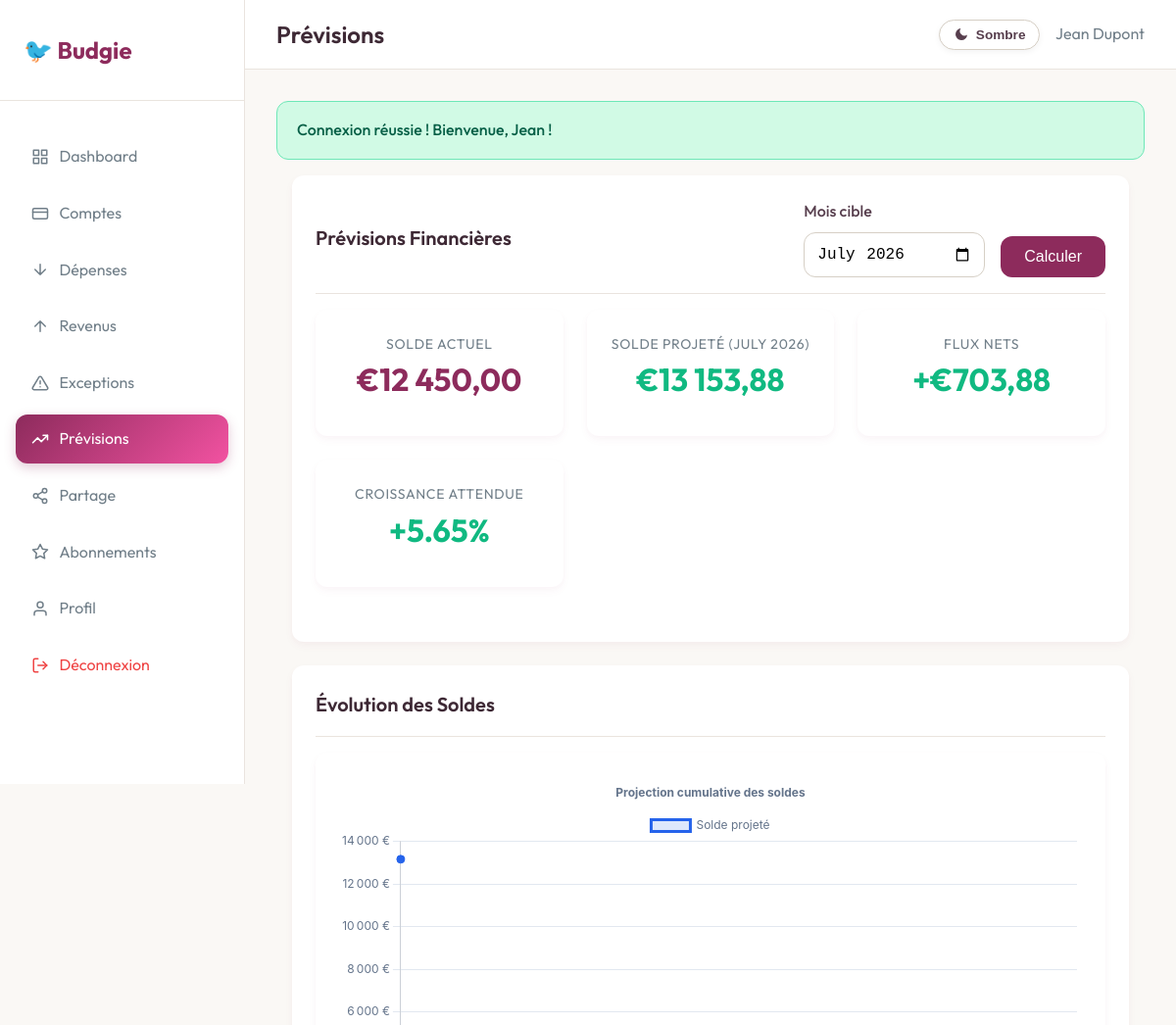
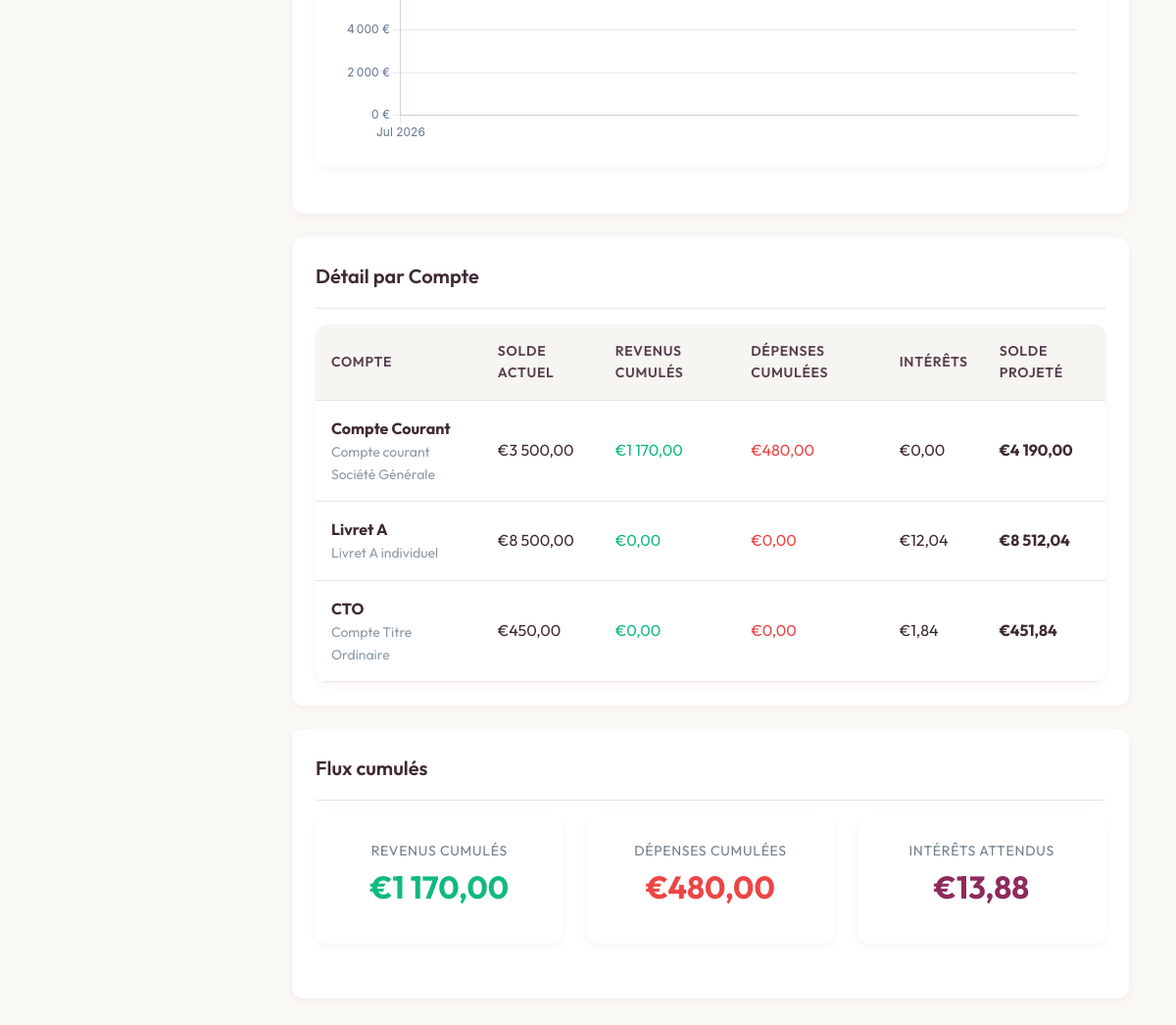
Page /public/forecasts.php (signed in) on the committed database (2 pictures, top to bottom).
### tables this page shows
CREATE TABLE accounts (
    id INT PRIMARY KEY AUTO_INCREMENT,
    user_id INT NOT NULL,
    name VARCHAR(100) NOT NULL,
    description TEXT,
    balance DECIMAL(15,2) DEFAULT 0.00,
    interest_rate DECIMAL(5,2) DEFAULT 0.00,
    tax_rate DECIMAL(5,2) DEFAULT 0.00,
    created_at TIMESTAMP DEFAULT CURRENT_TIMESTAMP,
    updated_at TIMESTAMP DEFAULT CURRENT_TIMESTAMP ON UPDATE CURRENT_TIMESTAMP,
    deleted_at TIMESTAMP NULL DEFAULT NULL,
    FOREIGN KEY (user_id) REFERENCES users(id) ON DELETE CASCADE
);

### public/forecasts.php (the view, shortened to what the rows shown need)
<?php
require_once SRC_PATH . '/services/ForecastService.php';
$selectedMonth = $_GET['target_month'] ?? date('Y-m');
$targetDate = DateTime::createFromFormat('Y-m', $selectedMonth);
$forecastService = new ForecastService((int) $_SESSION['user_id']);
$forecastData = $forecastService->buildForecast(clone $targetDate);
$accountForecasts = $forecastData['accounts'];
$chartData = $forecastData['chart'];
$chartPayload = json_encode($chartData, JSON_UNESCAPED_UNICODE | JSON_HEX_TAG | JSON_HEX_AMP | JSON_HEX_QUOT);
include SRC_PATH . '/includes/header.php';
?>
<div class="container">
    <?php if (!empty($accountForecasts)): ?>
                <script>
                    window.forecastChartData = <?php echo $chartPayload; ?>;
                </script>
        <div class="card">
            <div class="table-container">
                <table class="table">
                    <thead>
                        <tr>
                            <th>Compte</th>
                            <th>Solde actuel</th>
                            <th>Revenus cumulés</th>
                            <th>Dépenses cumulées</th>
                            <th>Intérêts</th>
                            <th>Solde projeté</th>
                        </tr>
                    </thead>
                    <tbody>
                        <?php foreach ($accountForecasts as $item): ?>
                            <?php
                                $account = $item['account'];
                                $income = $item['total_income'];
                                $expense = $item['total_expense'];
                            ?>
                            <tr>
                                <td>
                                    <strong><?php echo htmlspecialchars($account['name']); ?></strong>
                                    <div class="text-muted" style="font-size: 0.875rem;"><?php echo htmlspecialchars($account['description'] ?? ''); ?></div>
                                </td>
                                <td><?php echo formatCurrency($item['starting_balance']); ?></td>
                                <td class="text-success"><?php echo formatCurrency($income); ?></td>
                                <td class="text-danger"><?php echo formatCurrency($expense); ?></td>
                                <td><?php echo formatCurrency($item['interest_earned']); ?></td>
                                <td><strong><?php echo formatCurrency($item['projected_balance']); ?></strong></td>
                            </tr>
                        <?php endforeach; ?>
                    </tbody>
                </table>
            </div>
        </div>
    <?php endif; ?>
</div>
<?php include SRC_PATH . '/includes/footer.php'; ?>

### rows in the picture
accounts: name "Compte Courant", description "Compte courant Société Générale"
accounts: name "Livret A", description "Livret A individuel"
accounts: name "CTO", description "Compte Titre Ordinaire"

### other values in the picture
$page_title "Prévisions"
$_SESSION['user_name'] "Jean Dupont"
$gFlashSuccess "Connexion réussie ! Bienvenue, Jean !"
formatCurrency($summary['current_balance']) "€12 450,00"
$targetDate->format('F Y') "JULY 2026"
formatCurrency($summary['projected_balance']) "€13 153,88"
formatCurrency(abs($netGain)) "€703,88"
$growthPercent "5.65"
formatCurrency($item['starting_balance']) "€3 500,00"
formatCurrency($income) "€1 170,00"
formatCurrency($expense) "€480,00"
formatCurrency($item['interest_earned']) "€0,00"
formatCurrency($item['projected_balance']) "€4 190,00"
formatCurrency($item['starting_balance']) "€8 500,00"
formatCurrency($income) "€0,00"
